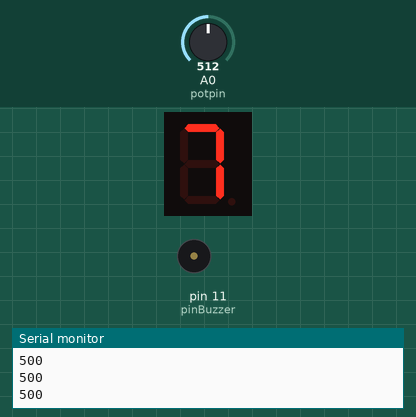
The sketch below on a simulated Arduino Uno, built with avr-gcc and run on an emulated ATmega328P. Shown: 1-digit seven-segment display, buzzer (waves = sounding, pin HIGH), the last lines printed to the serial monitor. Wiring (inferred from the names in the program): 1-digit 7-segment display, segments lit when HIGH: segments pin 2, pin 3, pin 4, pin 5, pin 6, pin 7, pin 8. Inputs (shaded band) come from the test bench; at power-on: A0 (potpin) = 512. The segment pins are drawn as the display they are named for; pins used as bus, display or sensor lines are not drawn.

Above: at 2.5 s.
2.6 s: A0 (potpin) set to 122
At 2.85 s:
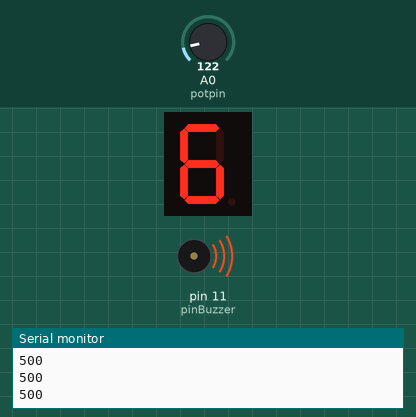
4.9 s: A0 (potpin) set to 306
At 5.44 s:
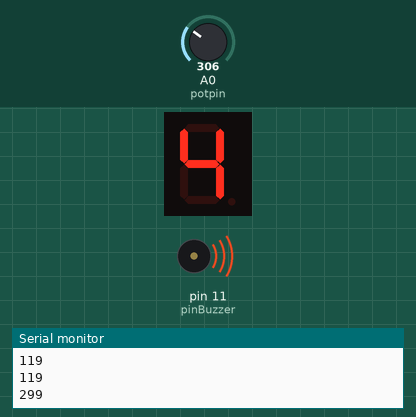
Timing chart, 0 to 12.4 s (numbered marks = the images above; inputs shaded):
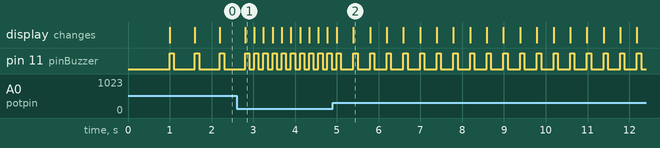

Measured:
- after the input at 2.6 s, pin 11 (pinBuzzer): alternates HIGH for 0.10 s and LOW for 0.12 s, starting after 0.42 s
- after the input at 4.9 s, pin 11 (pinBuzzer): alternates HIGH for 0.10 s and LOW for 0.30 s, starting after 0.49 s
- by itself, pin 11 (pinBuzzer): alternates HIGH for 0.10 s and LOW for 0.50 s

The sketch:

CuentaRegresivapotydisp.ino
```cpp
int A = 2;
int B = 3;
int C = 4;
int D = 5;
int E = 6;
int F = 7;
int G = 8;

int pinBuzzer = 11;

int potpin = A0;
int potval;

int dt = 1000;
int Numeros = 10;

void setup() {
  // put your setup code here, to run once:
  pinMode(A, OUTPUT);
  pinMode(B, OUTPUT);
  pinMode(C, OUTPUT);
  pinMode(D, OUTPUT);
  pinMode(E, OUTPUT);
  pinMode(F, OUTPUT);
  pinMode(G, OUTPUT);
  pinMode(pinBuzzer, OUTPUT);
  pinMode(potpin, INPUT);
  Serial.begin(9600);
}

void loop() {
  // put your main code here, to run repeatedly:

  Numeros--;

  if (Numeros < 1){
    Numeros = 9;
  }
  delay(dt);

  switch (Numeros){
    case 1:
      digitalWrite(A, 0);
      digitalWrite(B, 1);
      digitalWrite(C, 1);
      digitalWrite(D, 0);
      digitalWrite(E, 0);
      digitalWrite(F, 0);
      digitalWrite(G, 0);
      buzz();
      break;
    case 2:
      digitalWrite(A, 1);
      digitalWrite(B, 1);
      digitalWrite(C, 0);
      digitalWrite(D, 1);
      digitalWrite(E, 1);
      digitalWrite(F, 0);
      digitalWrite(G, 1);
      buzz();
      break;
    case 3:
      digitalWrite(A, 1);
      digitalWrite(B, 1);
      digitalWrite(C, 1);
      digitalWrite(D, 1);
      digitalWrite(E, 0);
      digitalWrite(F, 0);
      digitalWrite(G, 1);
      buzz();
      break;
    case 4:
      digitalWrite(A, 0);
      digitalWrite(B, 1);
      digitalWrite(C, 1);
      digitalWrite(D, 0);
      digitalWrite(E, 0);
      digitalWrite(F, 1);
      digitalWrite(G, 1);
      buzz();
      break;
    case 5:
      digitalWrite(A, 1);
      digitalWrite(B, 0);
      digitalWrite(C, 1);
      digitalWrite(D, 1);
      digitalWrite(E, 0);
      digitalWrite(F, 1);
      digitalWrite(G, 1);
      buzz();
      break;
    case 6:
      digitalWrite(A, 1);
      digitalWrite(B, 0);
      digitalWrite(C, 1);
      digitalWrite(D, 1);
      digitalWrite(E, 1);
      digitalWrite(F, 1);
      digitalWrite(G, 1);
      buzz();
      break;
    case 7:
      digitalWrite(A, 1);
      digitalWrite(B, 1);
      digitalWrite(C, 1);
      digitalWrite(D, 0);
      digitalWrite(E, 0);
      digitalWrite(F, 0);
      digitalWrite(G, 0);
      buzz();
      break;
    case 8:
      digitalWrite(A, 1);
      digitalWrite(B, 1);
      digitalWrite(C, 1);
      digitalWrite(D, 1);
      digitalWrite(E, 1);
      digitalWrite(F, 1);
      digitalWrite(G, 1);
      buzz();
      break;
    case 9:
      digitalWrite(A, 1);
      digitalWrite(B, 1);
      digitalWrite(C, 1);
      digitalWrite(D, 0);
      digitalWrite(E, 0);
      digitalWrite(F, 1);
      digitalWrite(G, 1);
      buzz();
      break;

  }
  potval = analogRead(potpin);
  dt = (1000./1023.) * potval;
  Serial.println(dt);
}
void buzz(){

    digitalWrite(pinBuzzer, 1);
    delay(100);
    digitalWrite(pinBuzzer, 0);
  }
```
